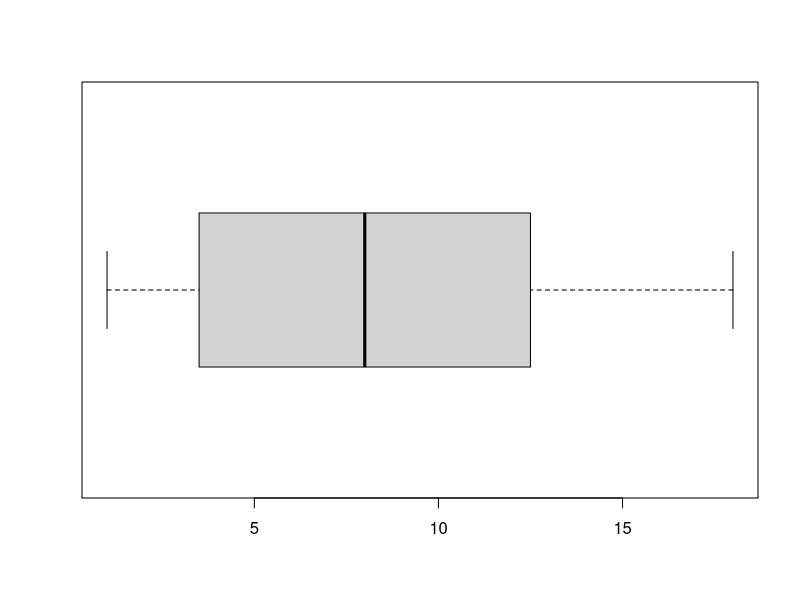

Reproduce this figure in R.
# Clear the workspace
rm(list = ls())

######### Part II #########

# 1) Find mean and median
x <- c(3,5,2,6,5,9,5,2,8,5)

mean(x)

median(x)

# 2) Find the weighted arithmetic mean

# Values of z
z <- c(70,90,85)

# Weights
wt <- c(1,1,3)

weighted.mean(z, wt)

########## Part III ##########

# A percentile is a point in a distribution at which or below which a given proportion of data is found. 
# The k-th percentile divides the data in a way that k-percent of the data lie below the percentile
# and (100 - k)-percent lie above the percentile. It is also common to hear about quantiles. 
# Quantiles is a more generic terms which indicates values partitioning data in equally spaced groups.
# Specific types of quantiles are percentiles (see above), deciles, quartiles, etc.
a <- c(1,2,3,3,3,4,5,5,6,8,8,9,10,12,12,13,14,15,16,18)

# 1) Find the values existing at the Q_1, Q_2, Q_3 and Q_4, where Q stands for quartile
quantile(a, probs = c(0.25, 0.50, 0.75, 1))

# Do we obtain the same results using the nearest rank method?

# n = P / 100 * N
# n <- ordinal rank
# P <- percentile of interest
# N <- number of values in the set

# Q_1, Q_2, Q_3 and Q_4
P <- c(0.25, 0.50, 0.75, 1) * 100

N <- length(a)

# Ranks of the values at Q_1, Q_2, Q_3 and Q_4
n <- P / 100 * N
n

# The values at the th percentile
a[n]

# 2) the percentile of value 4 and value 15
percentile <- ecdf(a)
percentile(4)*100
percentile(15)*100

# Let's use again the nearest rank method instead of the in-built ecdf function

# P = n / N * 100

# Let's first find the rank (n) of the value 4 and 15 by looking at the original set
P_new <- c(6, 18) / N * 100
P_new

# 3) Boxplot
boxplot(a, horizontal = TRUE)

######### Part IV #########

# 1) Find variance and standard deviation
b <- c(2, 5, 3, 4, 6)

var(b)
sd(b)
sd(b) == sqrt(var(b))

# 1bis) Create a function for standard deviation

my_std_dev <- function(x) {
std_dev <- sqrt(1/(length(x)-1) * sum((x-mean(x))^2))
return(std_dev)
}

my_std_dev(x=b)


# 2) Add 10 to data
b_plus_10 <- b + 10

var(b_plus_10)
sd(b_plus_10)

# 3) Multiply data by 10
b_times_10 <- b * 10

var(b_times_10)
sd(b_times_10)

######## Part V ########

# 1) Find covariance and Pearson's correlation coefficient between the variables X and Y 

X <- c(2, 1, 3)  
Y <- c(10, 30, 50)   

cov(X, Y)

cor(X, Y)




